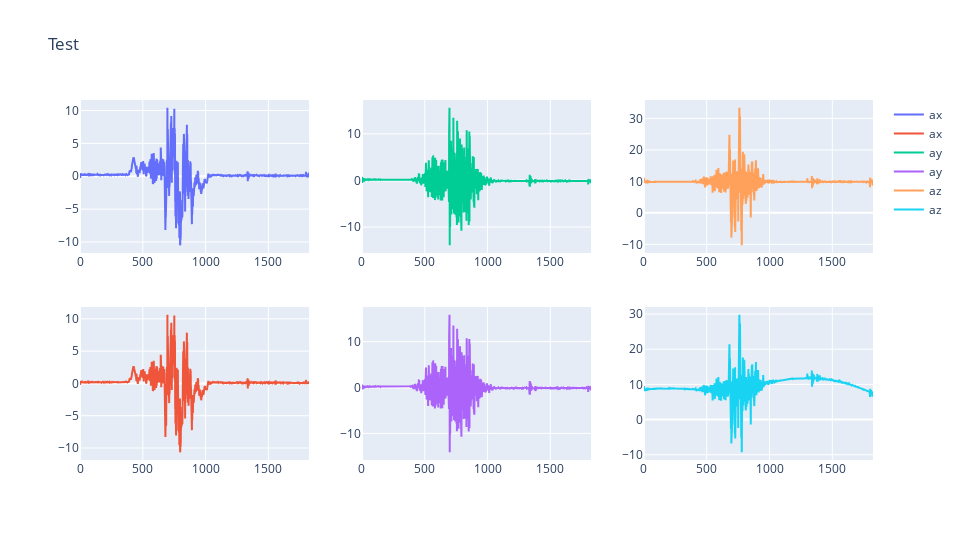

The notebook cell saved with this chart:
### Code cell
magnitude_data = data.copy()
magnitude_data = magnitude_data * GenerateRandomCurves(magnitude_data)

fig = comparaisonGraph(data[["ax", "ay", "az"]], magnitude_data[["ax", "ay", "az"]])
fig.show()

### Figure 1 — Plotly figure (JSON) as saved in the notebook; plotly's stock layout.template omitted (floating-point values rounded to 4 significant figures; data arrays with more than 128 entries replaced by an {"elided": "..."} marker saying what was removed)
{"data": [{"name": "ax", "type": "scatter", "x": {"elided": "1825 int values"}, "xaxis": "x", "y": {"elided": "1825 float values"}, "yaxis": "y"}, {"name": "ax", "type": "scatter", "x": {"elided": "1825 int values"}, "xaxis": "x4", "y": {"elided": "1825 float values"}, "yaxis": "y4"}, {"name": "ay", "type": "scatter", "x": {"elided": "1825 int values"}, "xaxis": "x2", "y": {"elided": "1825 float values"}, "yaxis": "y2"}, {"name": "ay", "type": "scatter", "x": {"elided": "1825 int values"}, "xaxis": "x5", "y": {"elided": "1825 float values"}, "yaxis": "y5"}, {"name": "az", "type": "scatter", "x": {"elided": "1825 int values"}, "xaxis": "x3", "y": {"elided": "1825 float values"}, "yaxis": "y3"}, {"name": "az", "type": "scatter", "x": {"elided": "1825 int values"}, "xaxis": "x6", "y": {"elided": "1825 float values"}, "yaxis": "y6"}], "layout": {"height": 540, "title": {"text": "Test"}, "width": 960, "xaxis": {"anchor": "y", "domain": [0, 0.2889]}, "xaxis2": {"anchor": "y2", "domain": [0.3556, 0.6444]}, "xaxis3": {"anchor": "y3", "domain": [0.7111, 1]}, "xaxis4": {"anchor": "y4", "domain": [0, 0.2889]}, "xaxis5": {"anchor": "y5", "domain": [0.3556, 0.6444]}, "xaxis6": {"anchor": "y6", "domain": [0.7111, 1]}, "yaxis": {"anchor": "x", "domain": [0.575, 1]}, "yaxis2": {"anchor": "x2", "domain": [0.575, 1]}, "yaxis3": {"anchor": "x3", "domain": [0.575, 1]}, "yaxis4": {"anchor": "x4", "domain": [0, 0.425]}, "yaxis5": {"anchor": "x5", "domain": [0, 0.425]}, "yaxis6": {"anchor": "x6", "domain": [0, 0.425]}}}
